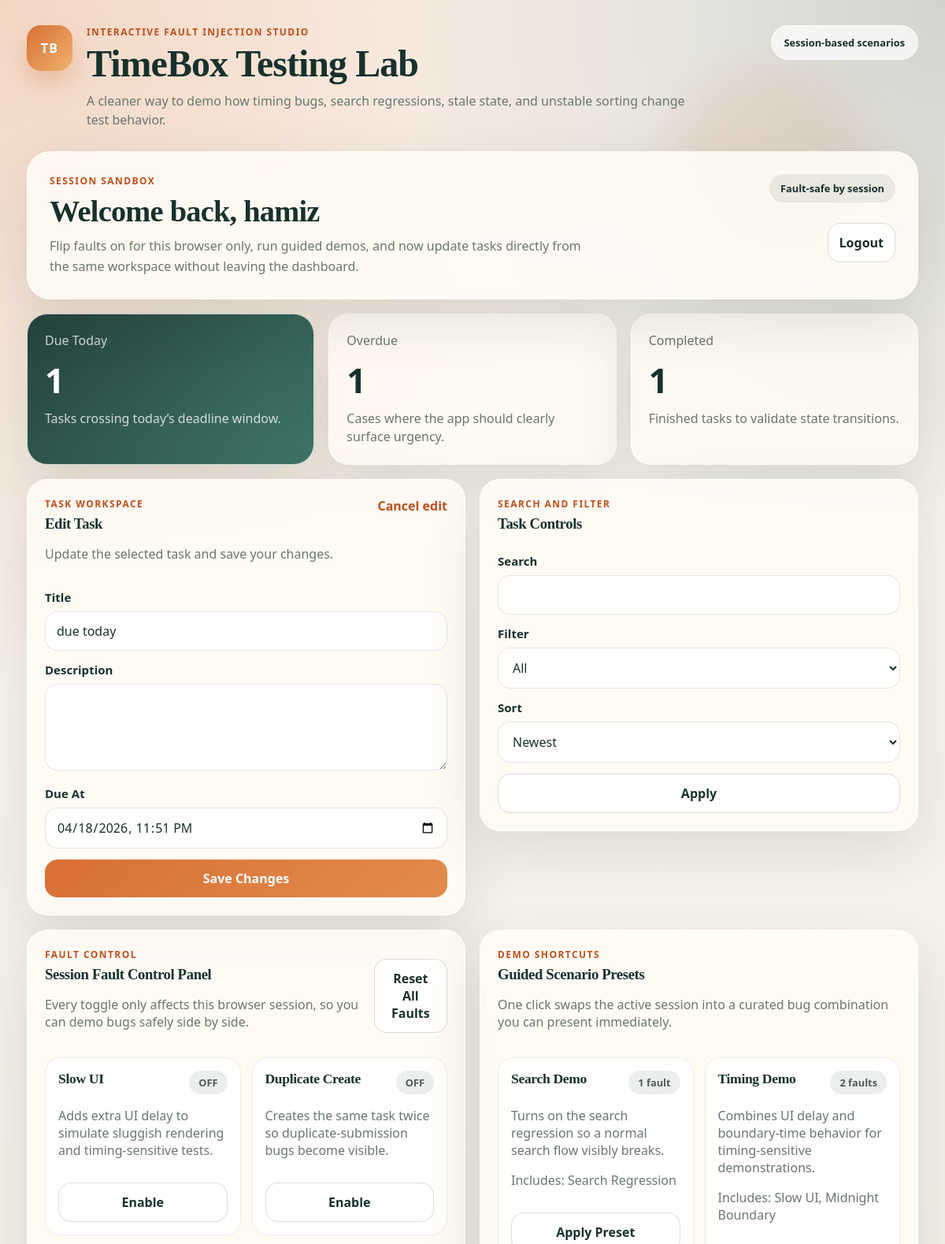
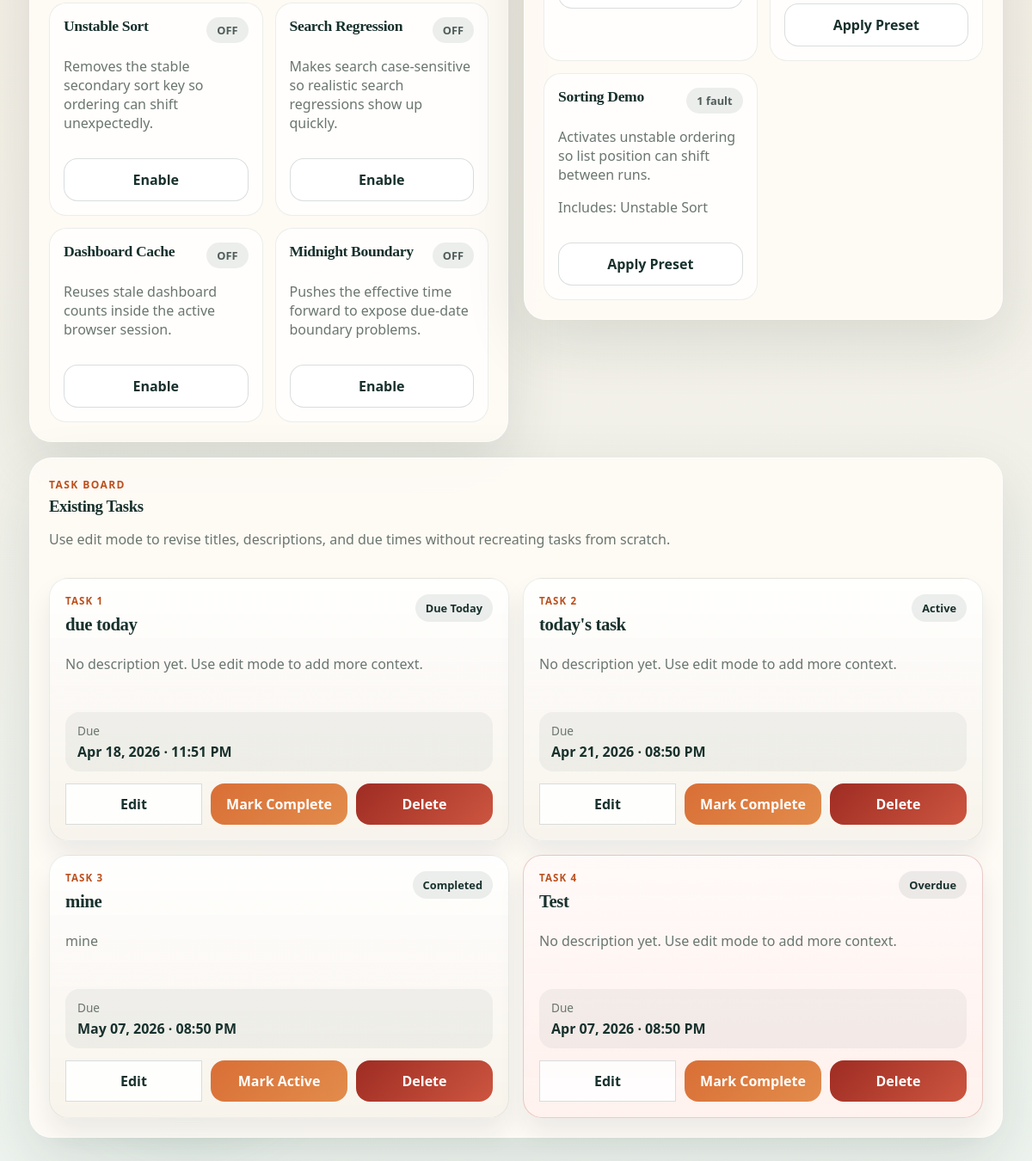
Screenshot of /?edit_task_id=10 (signed in) with the database file from the repository (2 pictures, top to bottom).
### tables this page shows
CREATE TABLE users (
                id INTEGER PRIMARY KEY AUTOINCREMENT,
                username TEXT UNIQUE NOT NULL,
                password TEXT NOT NULL
            );

CREATE TABLE tasks (
                id INTEGER PRIMARY KEY AUTOINCREMENT,
                user_id INTEGER NOT NULL,
                title TEXT NOT NULL,
                description TEXT DEFAULT '',
                due_at TEXT NOT NULL,
                completed INTEGER DEFAULT 0,
                created_at TEXT NOT NULL,
                FOREIGN KEY(user_id) REFERENCES users(id)
            );

### app/main.py (the view)
@app.get('/', response_class=HTMLResponse)
def home(request: Request):
    user = current_user(request)
    if not user:
        return RedirectResponse('/login', status_code=302)
    profile = get_fault_profile(request)
    maybe_delay(profile)
    search = request.query_params.get('search', '')
    filter_by = request.query_params.get('filter', 'all')
    sort_by = request.query_params.get('sort', 'created_desc')
    edit_task = None
    edit_task_id = request.query_params.get('edit_task_id', '').strip()
    if edit_task_id.isdigit():
        edit_task = get_task_for_user(user['id'], int(edit_task_id), request)
    tasks = fetch_tasks(
        user['id'],
        request,
        search=search,
        filter_by=filter_by,
        sort_by=sort_by,
    )
    return templates.TemplateResponse(
        request,
        'dashboard.html',
        {
            'request': request,
            'user': user,
            'tasks': tasks,
            'counts': dashboard_counts(user['id'], request),
            'faults': profile_dict(profile),
            'fault_cards': fault_cards(profile),
            'preset_cards': preset_cards(),
            'active_faults': active_fault_names(profile),
            'search': search,
            'filter_by': filter_by,
            'sort_by': sort_by,
            'editor_task': edit_task,
        },
    )

### app/templates/dashboard.html (shortened to what this page needs)
{% extends 'base.html' %}
{% block content %}
<section class="hero-panel">
  <div>
    <p class="eyebrow">Session sandbox</p>
    <h2>Welcome back, <span data-testid="welcome">{{ user.username }}</span></h2>
    <p class="hero-copy">Flip faults on for this browser only, run guided demos, and now update tasks directly from the same workspace without leaving the dashboard.</p>
  </div>
  <div class="hero-actions">
    <div class="mini-chip">Fault-safe by session</div>
    <form method="post" action="/logout">
      <button type="submit" class="secondary-button" data-testid="logout-button">Logout</button>
    </form>
  </div>
</section>
<section class="stats-strip">
  <article class="stat-card stat-highlight">
    <span>Due Today</span>
    <strong data-testid="count-due-today">{{ counts.due_today }}</strong>
    <p>Tasks crossing today’s deadline window.</p>
  </article>
  <article class="stat-card">
    <span>Overdue</span>
    <strong data-testid="count-overdue">{{ counts.overdue }}</strong>
    <p>Cases where the app should clearly surface urgency.</p>
  </article>
  <article class="stat-card">
    <span>Completed</span>
    <strong data-testid="count-completed">{{ counts.completed }}</strong>
    <p>Finished tasks to validate state transitions.</p>
  </article>
</section>
<div class="grid two top-aligned">
  <section class="card">
    <div class="card-head">
      <div>
        <p class="eyebrow">Task workspace</p>
        <h3 id="task-editor">{{ 'Edit Task' if editor_task else 'Create Task' }}</h3>
        <p class="hint">{{ 'Update the selected task and save your changes.' if editor_task else 'Create a task to compare stable and faulty behavior under the same user session.' }}</p>
      </div>
      {% if editor_task %}
      <a href="/" class="text-link">Cancel edit</a>
      {% endif %}
    </div>
    <form method="post" action="{{ '/tasks/' ~ editor_task.id ~ '/edit' if editor_task else '/tasks' }}">
      <label>Title</label>
      <input
        name="title"
        required
        value="{{ editor_task.title if editor_task else '' }}"
        data-testid="task-title"
      />
      <label>Description</label>
      <textarea name="description" data-testid="task-description">{{ editor_task.description if editor_task else '' }}</textarea>
      <label>Due At</label>
      <input
        type="datetime-local"
        name="due_at"
        required
        value="{{ editor_task.due_input if editor_task else '' }}"
        data-testid="task-due-at"
      />
      <button type="submit" data-testid="create-task-submit">{{ 'Save Changes' if editor_task else 'Create Task' }}</button>
    </form>
  </section>
  <section class="card">
    <div class="card-head">
      <div>
        <p class="eyebrow">Search and filter</p>
        <h3>Task Controls</h3>
      </div>
    </div>
    <form method="get" action="/">
      <label>Search</label>
      <input name="search" value="{{ search }}" data-testid="search-input" />
      <label>Filter</label>
      <select name="filter" data-testid="filter-select">
        <option value="all" {% if filter_by == 'all' %}selected{% endif %}>All</option>
      </select>
      <label>Sort</label>
      <select name="sort" data-testid="sort-select">
        <option value="created_desc" {% if sort_by == 'created_desc' %}selected{% endif %}>Newest</option>
      </select>
      <button type="submit" class="secondary-button" data-testid="apply-controls">Apply</button>
    </form>
  </section>
</div>
<div class="grid two top-aligned">
  <section class="card">
    <div class="card-head">
      <div>
        <p class="eyebrow">Fault control</p>
        <h3>Session Fault Control Panel</h3>
        <p class="hint">Every toggle only affects this browser session, so you can demo bugs safely side by side.</p>
      </div>
      <form method="post" action="/faults/reset">
        <button type="submit" class="secondary-button" data-testid="fault-reset">Reset All Faults</button>
      </form>
    </div>
    <div class="fault-grid" data-testid="fault-profile-list">
      {% for fault in fault_cards %}
      <article class="fault-card" data-testid="fault-card-{{ fault.name }}">
        <div class="fault-card-head">
          <h3>{{ fault.label }}</h3>
          <span class="fault-pill {{ 'enabled' if fault.enabled else 'disabled' }}">
            {{ 'ON' if fault.enabled else 'OFF' }}
          </span>
        </div>
        <p class="hint">{{ fault.description }}</p>
        <form method="post" action="/faults/{{ fault.name }}/toggle">
          <button
            type="submit"
            class="{{ 'danger-button' if fault.enabled else 'secondary-button' }}"
            data-testid="fault-toggle-{{ fault.name }}"
          >
            {{ 'Disable' if fault.enabled else 'Enable' }}
          </button>
        </form>
      </article>
      {% endfor %}
    </div>
  </section>
  <section class="card">
    <div class="card-head">
      <div>
        <p class="eyebrow">Demo shortcuts</p>
        <h3>Guided Scenario Presets</h3>
        <p class="hint">One click swaps the active session into a curated bug combination you can present immediately.</p>
      </div>
    </div>
    <div class="fault-grid" data-testid="fault-preset-list">
      {% for preset in preset_cards %}
      <article class="fault-card" data-testid="fault-preset-{{ preset.name }}">
        <div class="fault-card-head">
          <h3>{{ preset.label }}</h3>
          <span class="fault-pill disabled">{{ preset.fault_labels|length }} fault{{ '' if preset.fault_labels|length == 1 else 's' }}</span>
        </div>
        <p class="hint">{{ preset.description }}</p>
        <p class="hint">Includes: {{ preset.fault_labels|join(', ') }}</p>
        <form method="post" action="/fault-presets/{{ preset.name }}">
          <button type="submit" class="secondary-button" data-testid="preset-apply-{{ preset.name }}">Apply Preset</button>
        </form>
      </article>
      {% endfor %}
    </div>
  </section>
</div>
<section class="card">
  <div class="card-head">
    <div>
      <p class="eyebrow">Task board</p>
      <h3>Existing Tasks</h3>
      <p class="hint">Use edit mode to revise titles, descriptions, and due times without recreating tasks from scratch.</p>
    </div>
  </div>
  <div class="task-board" data-testid="tasks-table">
    {% for task in tasks %}
    <article class="task-card {{ 'task-card-overdue' if task.is_overdue else '' }}" data-testid="task-row">
      <div class="task-card-top">
        <div>
          <p class="task-kicker">Task {{ loop.index }}</p>
          <h4 class="task-title">{{ task.title }}</h4>
        </div>
        <span class="badge">{{ task.status }}</span>
      </div>
      <p class="task-description">{{ task.description or 'No description yet. Use edit mode to add more context.' }}</p>
      <div class="task-meta">
        <span>Due</span>
        <strong>{{ task.due_display }}</strong>
      </div>
      <div class="task-actions">
        <a href="/?edit_task_id={{ task.id }}#task-editor" class="secondary-button action-link" data-testid="edit-task-{{ task.id }}">Edit</a>
        <form method="post" action="/tasks/{{ task.id }}/toggle">
          <button type="submit" data-testid="toggle-task-{{ task.id }}">{% if task.completed %}Mark Active{% else %}Mark Complete{% endif %}</button>
        </form>
        <form method="post" action="/tasks/{{ task.id }}/delete">
          <button type="submit" class="danger-button" data-testid="delete-task-{{ task.id }}">Delete</button>
        </form>
      </div>
    </article>
    {% else %}
    <div class="empty-state">
      <h4>No tasks yet</h4>
      <p>Create one in the task workspace and then use the fault controls to study how behavior changes.</p>
    </div>
    {% endfor %}
  </div>
</section>
{% endblock %}

### rows the page displays
users: username "hamiz"
tasks: title "due today", status "Due Today", description "No description yet. Use edit mode to add more context.", due_display "Apr 18, 2026 · 11:51 PM", completed "Mark Complete"
tasks: title "today's task", status "Active", description "No description yet. Use edit mode to add more context.", due_display "Apr 21, 2026 · 08:50 PM", completed "Mark Complete"
tasks: title "mine", status "Completed", description "mine", due_display "May 07, 2026 · 08:50 PM", completed "Mark Active"
tasks: title "Test", status "Overdue", description "No description yet. Use edit mode to add more context.", due_display "Apr 07, 2026 · 08:50 PM", completed "Mark Complete"

### other values shown
{{ counts.due_today }} "1"
{{ counts.overdue }} "1"
{{ counts.completed }} "1"
{{ 'Edit Task' if editor_task else 'Create Task' }} "Edit Task"
{{ 'Save Changes' if editor_task else 'Create Task' }} "Save Changes"
{{ fault.label }} "Slow UI" "Duplicate Create" "Unstable Sort" "Search Regression" "Dashboard Cache" "Midnight Boundary"
{{ 'ON' if fault.enabled else 'OFF' }} "OFF" "OFF" "OFF" "OFF" "OFF" "OFF"
{{ fault.description }} "Adds extra UI delay to simulate sluggish rendering and timing-sensitive tests." "Creates the same task twice so duplicate-submission bugs become visible." "Removes the stable secondary sort key so ordering can shift unexpectedly." "Makes search case-sensitive so realistic search regressions show up quickly." "Reuses stale dashboard counts inside the active browser session." "Pushes the effective time forward to expose due-date boundary problems."
{{ 'Disable' if fault.enabled else 'Enable' }} "Enable" "Enable" "Enable" "Enable" "Enable" "Enable"
{{ preset.label }} "Search Demo" "Timing Demo" "Sorting Demo"
{{ preset.fault_labels|length }} "1" "2" "1"
{{ preset.description }} "Turns on the search regression so a normal search flow visibly breaks." "Combines UI delay and boundary-time behavior for timing-sensitive demonstrations." "Activates unstable ordering so list position can shift between runs."
{{ preset.fault_labels|join(', ') }} "Search Regression" "Slow UI, Midnight Boundary" "Unstable Sort"
{{ '' if preset.fault_labels|length == 1 else 's' }} "s"
